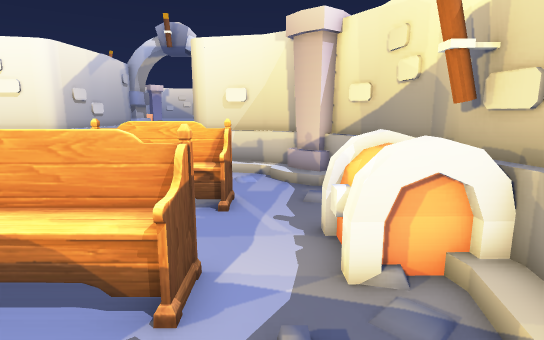
[1] (above)

16 first-person views from a walk through a Unity game level. The camera is 1.3 m above the floor, tilts 10° down and sees 80° across. The floor is counted in squares, 0.5 m on a side. Each view is taken from the middle of a square. On the plan, view 1 faces up. The plan holds only what a view shows up to about 20 squares ahead; the rest is blank. The place goes on beyond the plan. The player is left out. Some animated figures are not drawn. Some surface patterns are stand-ins.

[2]
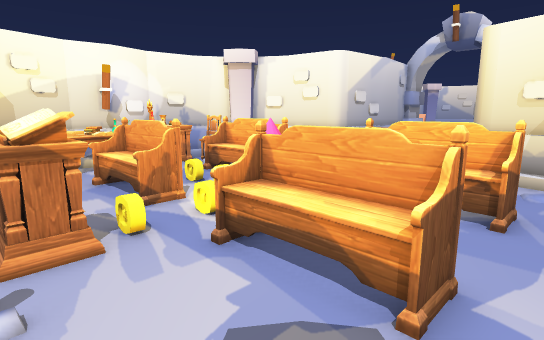

[3]
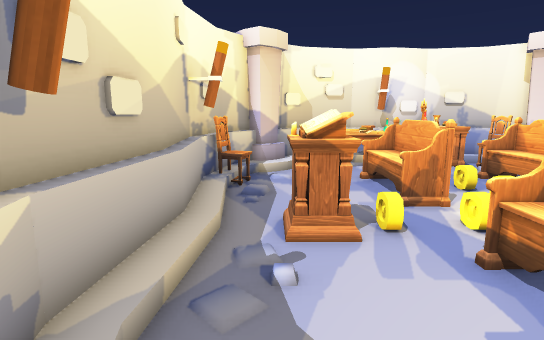

[4]
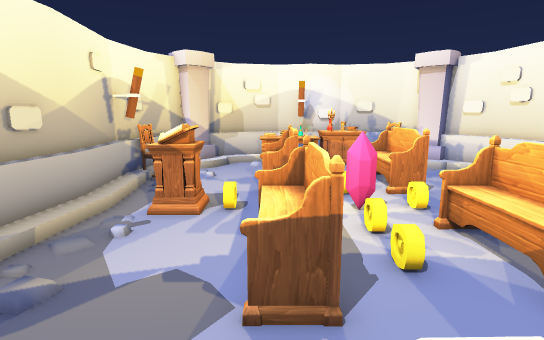

[5]
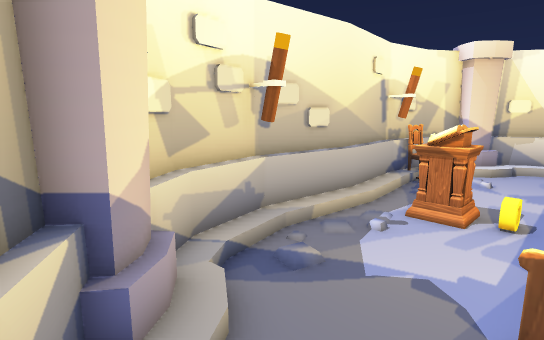

[6]
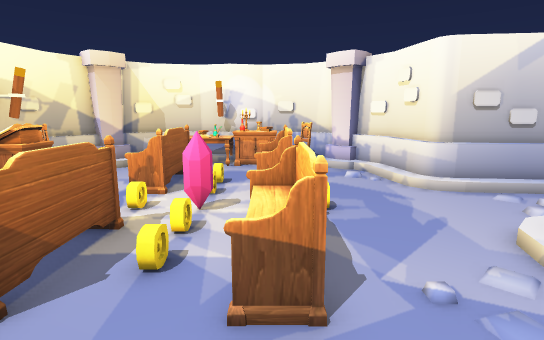

[7]
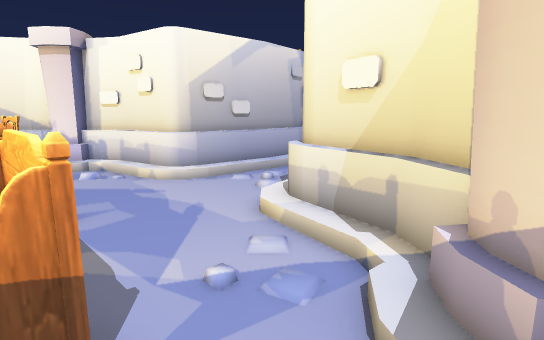

[8]
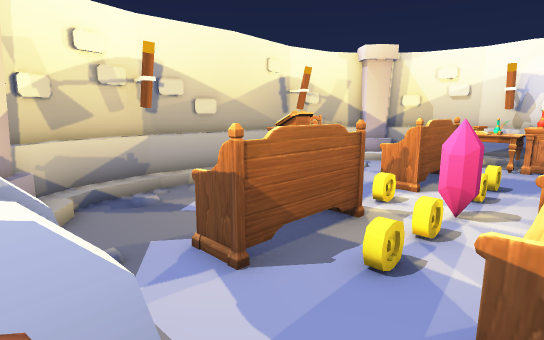

[9]
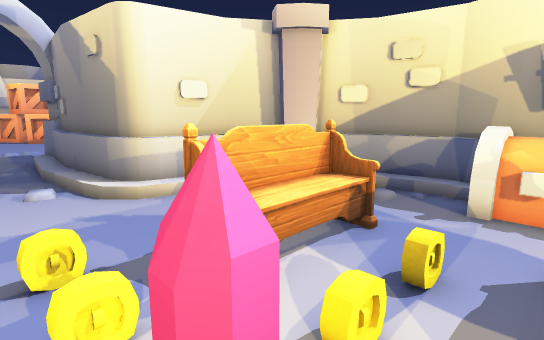

[10]
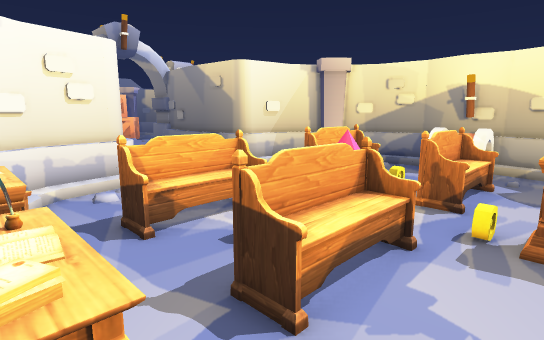

[11]
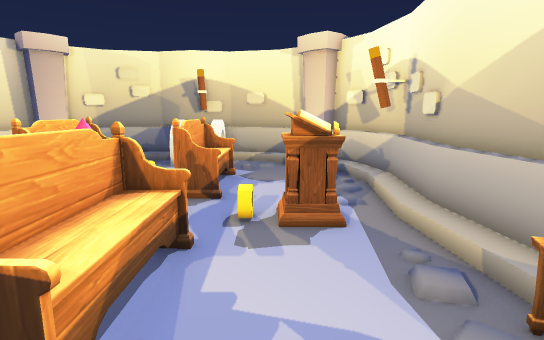

[12]
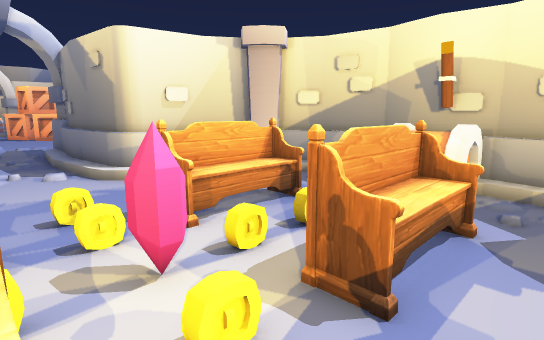

[13]
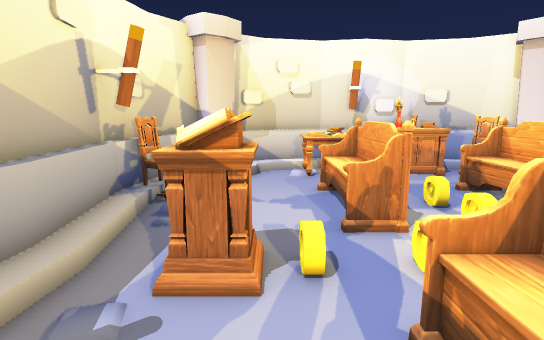

[14]
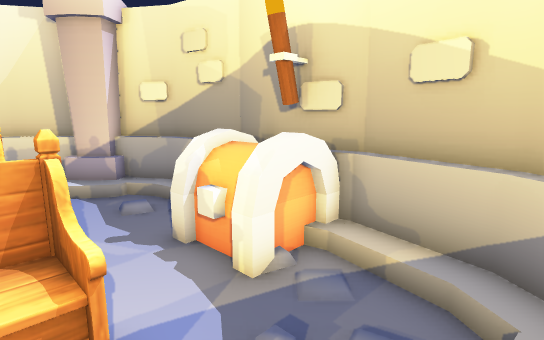

[15]
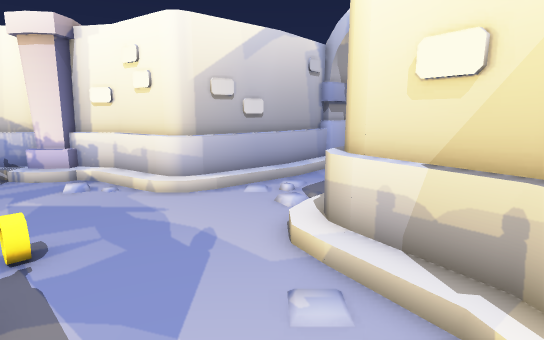

[16]
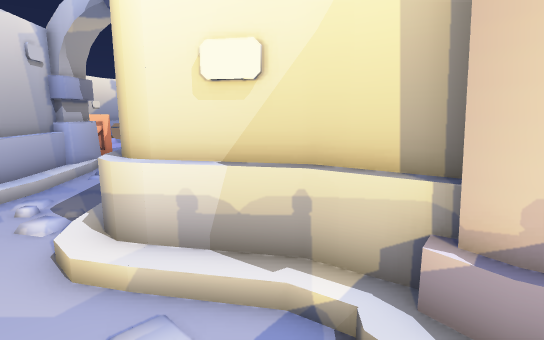

### Floor plan
Key: @ floor where view 1 was taken; # wall or solid block; . main floor; : floor 0.25 m higher than the main floor; / step, stairs or slope; = window, fence, low wall or low ledge; ^ raised ledge; O other object.
Columns run from 17 left of view 1 to 4 right of it. Each row starts with its distance up from view 1.
 23        #/.../#
 22        #/...=#
 21        #/...=#
 20        #/...=#
 19        #/...=#
 18        #/.../#
 17       ##/..//#
 16      ##=/.../^#=
 15   ##^#=/.....==##^#
 14  ##=//.........//=#
 13 ###///.........../###
 12 ^#/.............../###
 11 =OO................/=#
 10 #OO.OOOOO...OOOO.../=#
  9  OO.OOOOO...OOOOO.../#
  8  OO................./#
  7 OOO.......O.......OOO#
  6 OOO...............OOO#
  5 OOO.OOOOO...OOOOO.OOO#
  4 OOO.OOOOO...OOOOO.../^
  3 OOO.................=#
  2 =.........O......../=#
  1 #:/......OOO....../:^#
  0 ###/......O......@###
 -1  ##//O........../=#
 -2   #^#OO====#==O####
 -3     ####^^^^^####

Positions as (right, up) in squares from view 1, and headings:
1: (0, 0), facing up
2: (0, 0), facing up-left
3: (0, 0), facing left
4: (3, 4), facing left
5: (3, 4), facing down-left
6: (3, 9), facing left
7: (2, 9), facing up-left
8: (2, 9), facing down-left
9: (-8, 5), facing up-right
10: (-16, 1), facing up-right
11: (-15, 2), facing right
12: (-9, 2), facing up-right
13: (-2, 2), facing left
14: (-2, 1), facing up-right
15: (0, 10), facing up-left
16: (-1, 10), facing up
